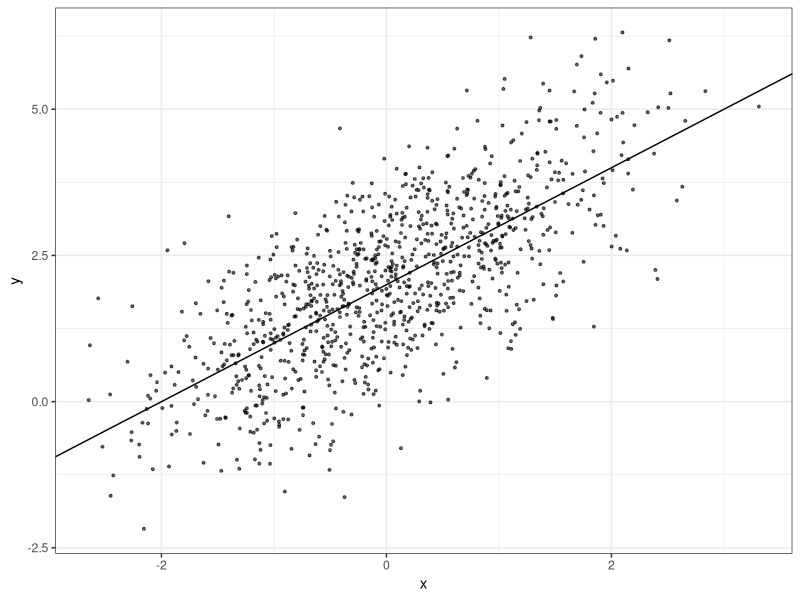
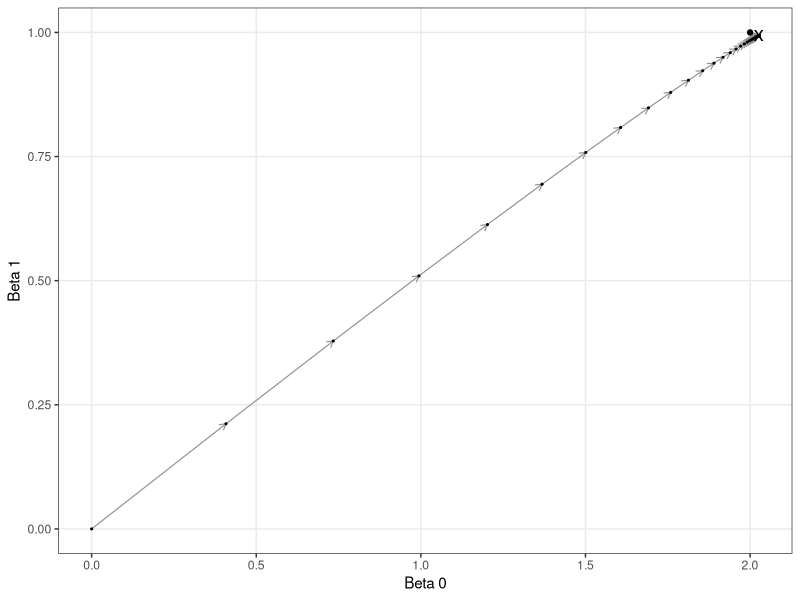
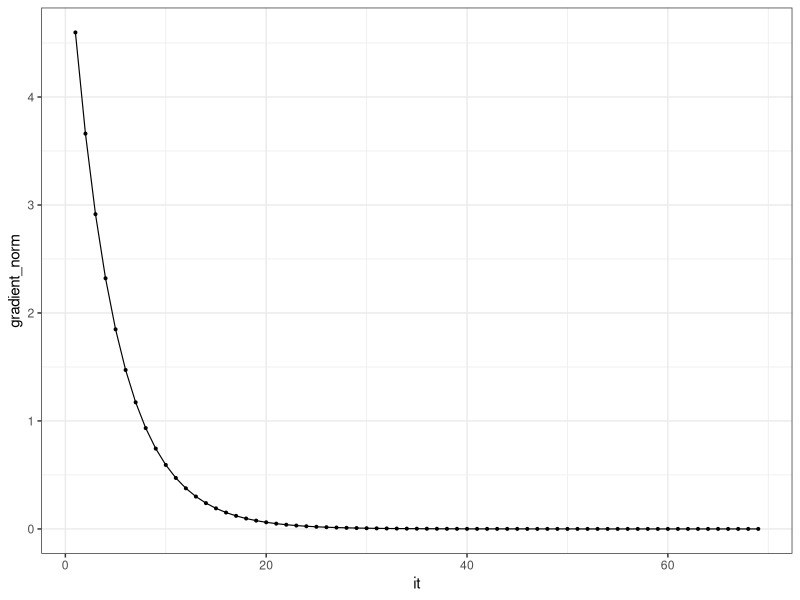

R code for these plots, in order:
## ---- chunk 1
knitr::opts_chunk$set(echo = TRUE)
## ---- chunk 2
library(tidyverse)

theme_set(theme_bw())


N <- 1000
beta_0 <- 2
beta_1 <- 1

set.seed(20170909)
data <- tibble(x = rnorm(N),
               y = beta_0 + beta_1*x + rnorm(N))

model <- lm(y~x, data = data)


(data %>% 
    ggplot(aes(x, y)) +
    geom_point(size = 0.7, alpha = 0.6) +
    geom_abline(slope = beta_1, intercept = beta_0)
) 
## ---- chunk 3
gradient <- function(data, betas){
  n <- nrow(data)
  const <- rep(1, nrow(data))
  li <- data$y - betas[1]*const - betas[2]*data$x
  g1 <- -2*sum(li)/n
  g2 <- -2*sum(li*data$x)/n
  return(c(g1, g2))
}
## ---- chunk 4
max_it <- 100
data_gradient_descent <- tibble(it = 1:max_it,
                                beta_0 = rep(0, max_it),
                                beta_1 = rep(0, max_it),
                                gradient_norm = rep(0, max_it))

i = 0
betas <- c(0, 0)
alpha = 0.1
while(i < max_it){
  i = i + 1
  g <- gradient(data, betas)
  g_norm <- sqrt(sum(g^2))
  g_unit <- g/g_norm
  data_gradient_descent$beta_0[i] <- betas[1]
  data_gradient_descent$beta_1[i] <- betas[2]
  data_gradient_descent$gradient_norm[i] <- g_norm
  if(g_norm < 0.000001) break
  betas <- betas - alpha*g
}


data_gradient_descent <- data_gradient_descent[1:i,]
## ---- chunk 5
data_gradient_descent %>% 
  ggplot(aes(beta_0, beta_1)) +
  xlab("Beta 0") +
  ylab("Beta 1") +
  geom_segment(
    aes(
      xend = c(tail(beta_0, n = -1), NA),
      yend = c(tail(beta_1, n = -1), NA)
    ),
    size = 0.4,
    color = '#919191',
    arrow = arrow(length = unit(0.18, "cm"))
  ) +
  geom_point(size = 0.4, color = 'black') +
  geom_point(aes(x, y),
             data = tibble(x = beta_0,
                           y = beta_1)) +
  geom_point(aes(x, y),
             data = tibble(x = model$coefficients[1],
                           y = model$coefficients[2]),
             shape = 'x',
             size = 5) +
  theme(
    panel.grid.minor = element_blank()
  )
## ---- chunk 6


data_gradient_descent %>% 
  ggplot(aes(it, gradient_norm)) +
  geom_point(size = 0.7) +
  geom_line(size = 0.4)
